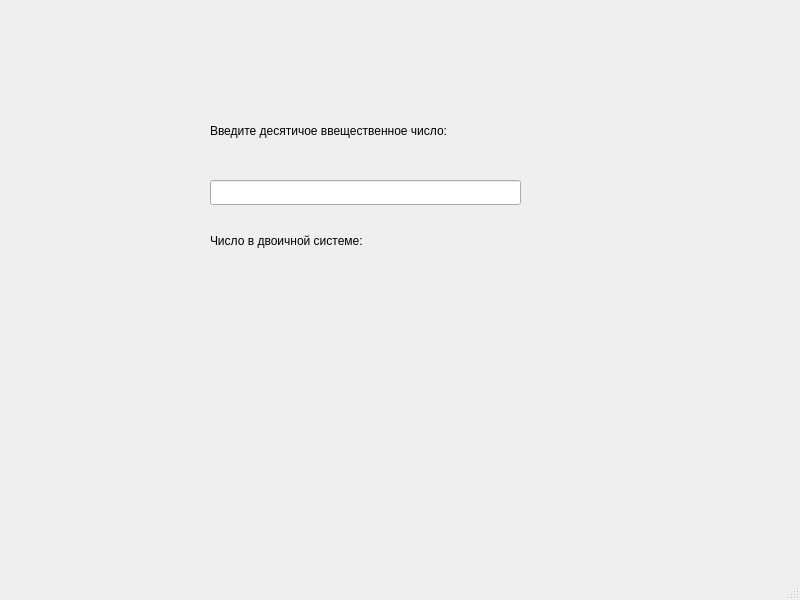
<?xml version="1.0" encoding="UTF-8"?>
<ui version="4.0">
 <class>MainWindow</class>
 <widget class="QMainWindow" name="MainWindow">
  <property name="geometry">
   <rect>
    <x>0</x>
    <y>0</y>
    <width>800</width>
    <height>600</height>
   </rect>
  </property>
  <property name="windowTitle">
   <string>MainWindow</string>
  </property>
  <widget class="QWidget" name="centralwidget">
   <widget class="QLabel" name="label">
    <property name="geometry">
     <rect>
      <x>210</x>
      <y>90</y>
      <width>391</width>
      <height>81</height>
     </rect>
    </property>
    <property name="text">
     <string>Введите десятичое ввещественное число:</string>
    </property>
   </widget>
   <widget class="QLineEdit" name="lineEdit">
    <property name="geometry">
     <rect>
      <x>210</x>
      <y>180</y>
      <width>311</width>
      <height>25</height>
     </rect>
    </property>
   </widget>
   <widget class="QLabel" name="label_2">
    <property name="geometry">
     <rect>
      <x>210</x>
      <y>220</y>
      <width>311</width>
      <height>41</height>
     </rect>
    </property>
    <property name="text">
     <string>Число в двоичной системе:</string>
    </property>
   </widget>
   <widget class="QLabel" name="label_3">
    <property name="geometry">
     <rect>
      <x>210</x>
      <y>266</y>
      <width>271</width>
      <height>41</height>
     </rect>
    </property>
    <property name="text">
     <string/>
    </property>
   </widget>
  </widget>
  <widget class="QMenuBar" name="menubar">
   <property name="geometry">
    <rect>
     <x>0</x>
     <y>0</y>
     <width>800</width>
     <height>22</height>
    </rect>
   </property>
  </widget>
  <widget class="QStatusBar" name="statusbar"/>
 </widget>
 <resources/>
 <connections/>
</ui>
